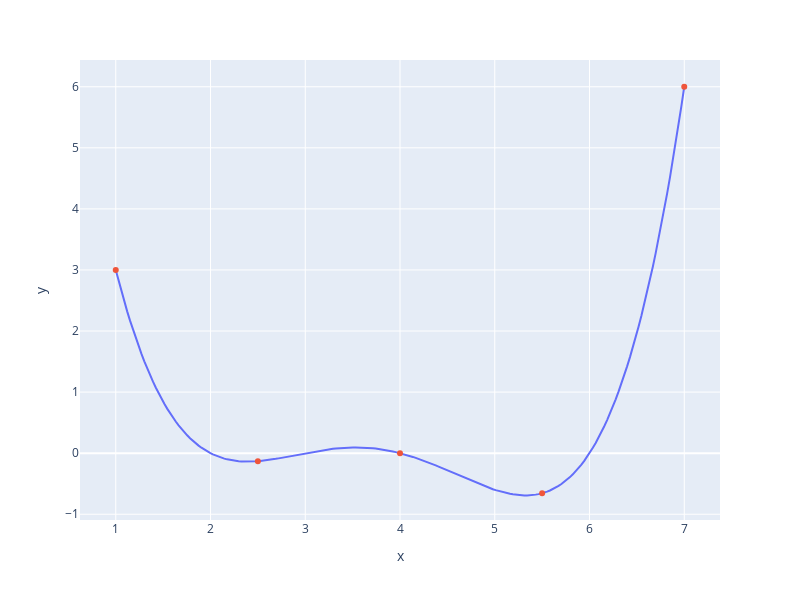

The notebook cell this image was saved under:
### Markdown cell above
This process is essentially the same as before where we made a graphical plot, it's just that we're only looking at 20 selected points.

````{dropdown} Click to see the code
```python
xs = np.linspace(1, 7, 200)
sparse_xs = np.linspace(1, 7, 5)

ys = arbitrary(xs)
sparse_ys = arbitrary(sparse_xs)

fig = px.line(x = xs, y = arbitrary(xs))
fig.add_scatter(x = sparse_xs, y = arbitrary(sparse_xs), mode = "markers")
fig.update_layout(showlegend= False)
fig.update_layout(autosize=False, width=800, height=600)
fig.show()
```
````

### Code cell
xs = np.linspace(1, 7, 200)
sparse_xs = np.linspace(1, 7, 5)

ys = arbitrary(xs)
sparse_ys = arbitrary(sparse_xs)

fig = px.line(x = xs, y = arbitrary(xs))
fig.add_scatter(x = sparse_xs, y = arbitrary(sparse_xs), mode = "markers")
fig.update_layout(showlegend= False)
fig.update_layout(autosize=False, width=800, height=600)
fig.show()

### Figure 1 — Plotly figure (JSON) as saved in the notebook; plotly's stock layout.template omitted (floating-point values rounded to 4 significant figures; data arrays with more than 128 entries replaced by an {"elided": "..."} marker saying what was removed)
{"data": [{"hovertemplate": "x=%{x}<br>y=%{y}<extra></extra>", "legendgroup": "", "line": {"color": "#636efa", "dash": "solid"}, "marker": {"symbol": "circle"}, "mode": "lines", "name": "", "orientation": "v", "showlegend": false, "type": "scatter", "x": {"elided": "200 float values"}, "xaxis": "x", "y": {"elided": "200 float values"}, "yaxis": "y"}, {"mode": "markers", "type": "scatter", "x": [1.0, 2.5, 4.0, 5.5, 7.0], "y": [3.0, -0.1313, 0.0, -0.6562, 6.0]}], "layout": {"autosize": false, "height": 600, "legend": {"tracegroupgap": 0}, "margin": {"t": 60}, "showlegend": false, "width": 800, "xaxis": {"anchor": "y", "domain": [0, 1], "title": {"text": "x"}}, "yaxis": {"anchor": "x", "domain": [0, 1], "title": {"text": "y"}}}}
